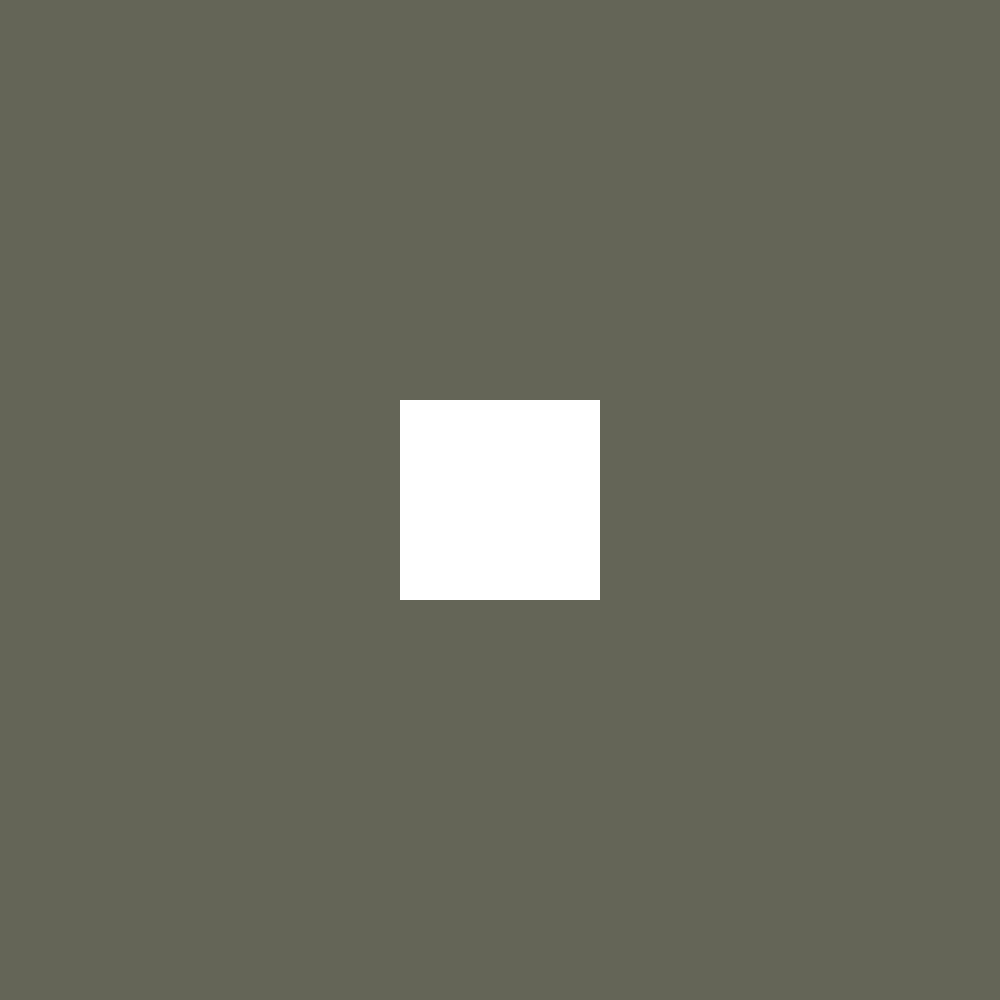
Frame 1 (no input)
Frame 60 (the mouse pressed at the canvas centre just before this capture): identical to frame 1, image omitted
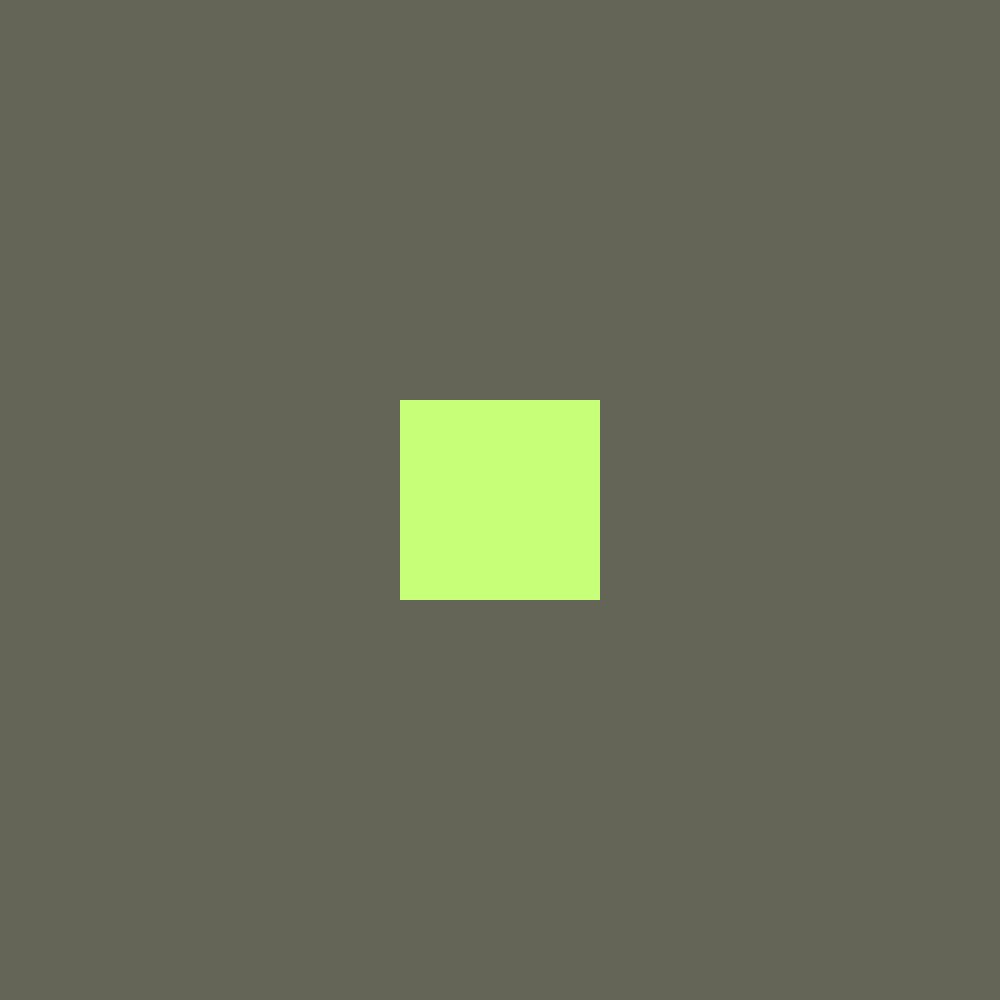
Frame 120 (the mouse held since frame 60 and released just before this capture)

The Processing sketch that drew these frames (run headless with seeded random() and noise(); from frame 60 on, the mouse is pressed at the canvas centre):

// Processing sketch: Zona_interactiva
// ── Zona_interactiva.pde
// RANGO DE FRAMES POR SEGUNDO
//frameRate(19)


int size = 200;

int centroH;
int centroV;

int posBordeSuperior;
int posBordeInferior;
int posBordeDerecho;
int posBordeIzquierdo;


void setup() {
  size(1000, 1000);
  centroH = width/2;
  centroV= height/2;
}

void draw() {
  background(100, 100, 87);
  noStroke();

  posBordeSuperior =  centroV - (size/2);
  posBordeInferior =  centroV + (size/2);
  posBordeIzquierdo =  centroH - (size/2);
  posBordeDerecho = centroH + (size/2);

  //println(posBordeSuperior);

  if (mouseX > posBordeIzquierdo
    && mouseX < posBordeDerecho
    && mouseY > posBordeSuperior
    && mouseY < posBordeInferior) {
    fill( 200, 255, 120);
    println("Inicio zona interactiva");
  } else {
    fill(255);
  }


  // interpreta X, Y como putno centro de la figura
  rectMode(CENTER);
  rect(centroH, centroV, size, size);
}
